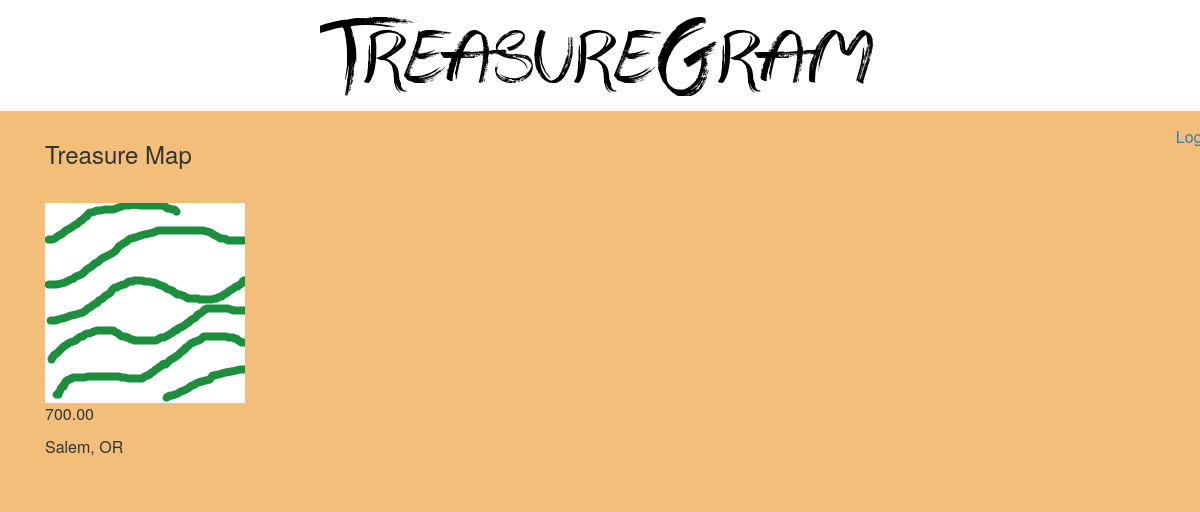
The app's page /5/ with its own data.
### main_app/models.py (models this page shows, shortened)
class Treasure(models.Model):
	user = models.ForeignKey(User)
	name = models.CharField(max_length=100)
	value = models.DecimalField(max_digits=10,
								decimal_places=2)
	material = models.CharField(max_length=100)
	location = models.CharField(max_length=100)
	image = models.ImageField(upload_to = 'treasure_images',
		default = 'media/default.png')

### main_app/views.py (the view)
def detail(request, treasure_id):
	treasure = Treasure.objects.get(id=treasure_id)
	return render(request, 'detail.html', {'treasure': treasure})

### main_app/templates/detail.html
{% extends 'base.html' %}
{% load staticfiles %}
	{% block content %}
		<div class="panel-heading">
			<h3>{{ treasure.name }}</h3>
		</div>
		<div class="panel-body">
			<div class="treasure-photo-detail">
				<img src="{{ treasure.image.url }}" height="200">
			</div>
			<div>
				<p>{{ treasure.value }}</p>
				<p>{{ treasure.location }}</p>
			</div>
		</div>
	{% endblock %}

### main_app/static/style.css (style rules this page uses)
body { background-color: #F2BE79; font-size: 16px; }

### records on screen
Treasure: name "Treasure Map", image (picture), value "700.00", location "Salem, OR"
